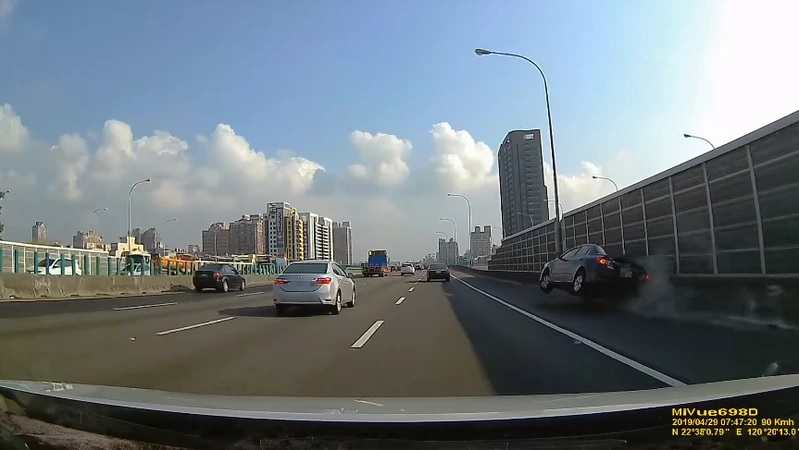
#> input picture OpenCV/line_detect_test/images/highway.jpg, 799 x 450 px
$ python 11-6.py
#> lines starting #> are read from the running program, lines starting #| are printed output that depends on the picture; after the words box and inside, x2 and y2 are one past the last pixel; in counts of white or black regions, pixels touching at a corner belong together; long printed decimals are rounded
### OpenCV/line_detect_test/autocar_module.py
import cv2
import numpy as np

def get_edge(img):
    gray = cv2.cvtColor(img, cv2.COLOR_BGR2GRAY)    # 灰階處理
    blur = cv2.GaussianBlur(gray, (13, 13), 0)        # 高斯模糊
    canny = cv2.Canny(blur, 20, 60)                # 邊緣偵測
    return canny

def get_roi(img):
    mask = np.zeros_like(img)          # 全黑遮罩
    points = np.array([[[351,342],[399,292],[473,283],[671,376]]])
    cv2.fillPoly(mask, points, 255)    # 多邊三角形
    roi = cv2.bitwise_and(img, mask)
    return roi

def draw_lines(img, lines):                 # 建立自訂函式
    for line in lines:
        points = line.reshape(4,)       # 降成一維 shape = (4,)
        x1, y1, x2, y2 = points         # 取出直線座標
        cv2.line(img,                   # 繪製直線
                 (x1, y1), (x2, y2),
                 (0, 0, 255), 3)
    return img

# [36 lines left out: functions get_avglines, get_sublines, not called in this run]

### OpenCV/line_detect_test/11-6.py
import cv2
import autocar_module as m
import numpy as np

def get_avglines(lines):
    if lines is None:                   # 如果有找到線段
        print('偵測不到直線線段')
        return None
    #-----↓先依斜率分到左組或右組↓
    lefts = []
    rights = []
    for line in lines:
        points = line.reshape(4,)
        x1, y1, x2, y2 = points
        slope, b = np.polyfit((x1, x2), (y1, y2), 1)  # y = slope*x + b
        # print(f'y = {slope} x + {b}')  #若有需要可將斜率與截距印出
        if slope > 0:   # 斜率 > 0, 右邊的直線函數
            rights.append([slope, b])  # 以 list 存入
        else:       # 斜率 < 0, 左邊的直線函數
            lefts.append([slope, b])  # 以 list 存入

    print("rigths",rights)
    print("left",lefts)
    #-----↓再計算左組與右組的平圴線↓
    if rights and lefts:     # 必須同時有左右兩邊的直線函數
        right_avg = np.average(rights, axis=0)    # 取得右邊的平均直線
        left_avg = np.average(lefts, axis=0)      # 取得左邊的平均直線
        return np.array([right_avg, left_avg])
    else:
        print('無法同時偵測到左右邊緣')
        return None

def get_sublines(img, avglines):
	sublines = []					# 用於儲存線段座標
	for line in avglines:		# 一一取出所有直線函數
		slope, b = line		    # y = slope*x + b
		y1 = img.shape[0]		# 影像高度 (即影像的最底部位
		y2 = int(y1*(0.63))		# 取影像高度的 3/5 位置為線段
		x1 = int((y1 - b) / slope)	# x = (y-b/m), 取得線段 x 座標
		x2 = int((y2 - b) / slope)
		sublines.append([x1, y1, x2, y2])	# 座標存入串列中
	return np.array(sublines)		# 將串列轉為陣列回傳

#-------------------------------------------------------------#
input="./images/highway.jpg"
img = cv2.imread(input)            # 讀取圖片
#> img is the input picture: shape (450, 799, 3); mean B, G, R 128.8, 122.6, 112.6
edge = m.get_edge(img)                  # 邊緣偵測
#> in get_edge, `gray = cv2.cvtColor(img, cv2.COLOR_BGR2GRAY)`:
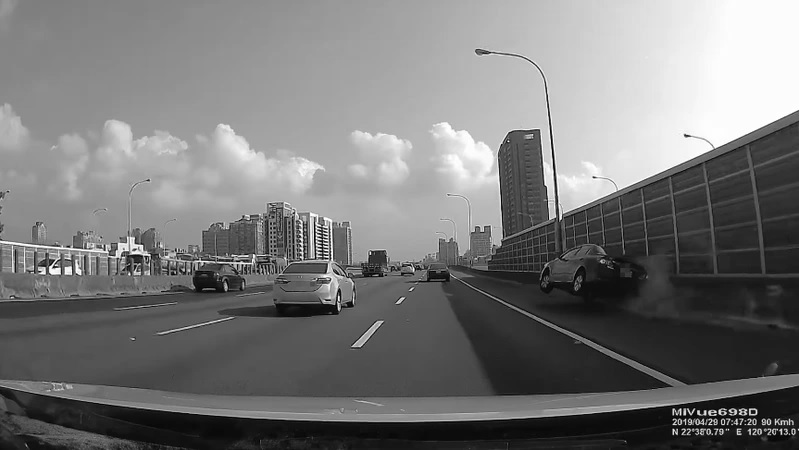
#> gray: shape (450, 799); min 0, max 255, mean 120.3
#> in get_edge, `blur = cv2.GaussianBlur(gray, (13, 13), 0)`:
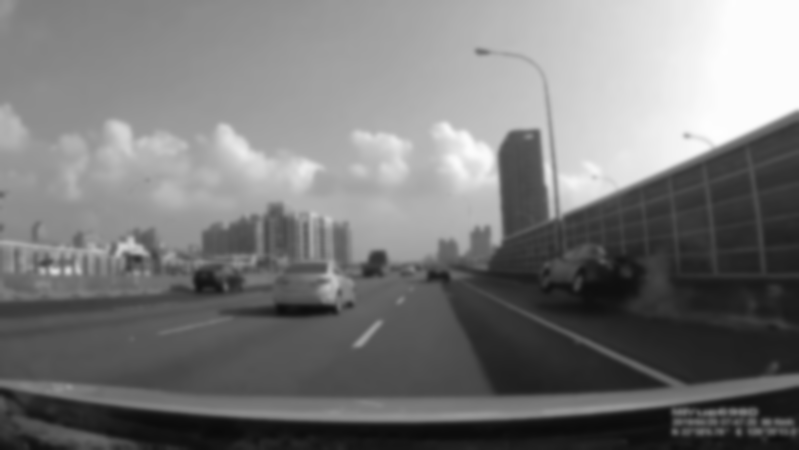
#> blur: shape (450, 799); min 10, max 254, mean 120.3
#> in get_edge, `canny = cv2.Canny(blur, 20, 60)`:
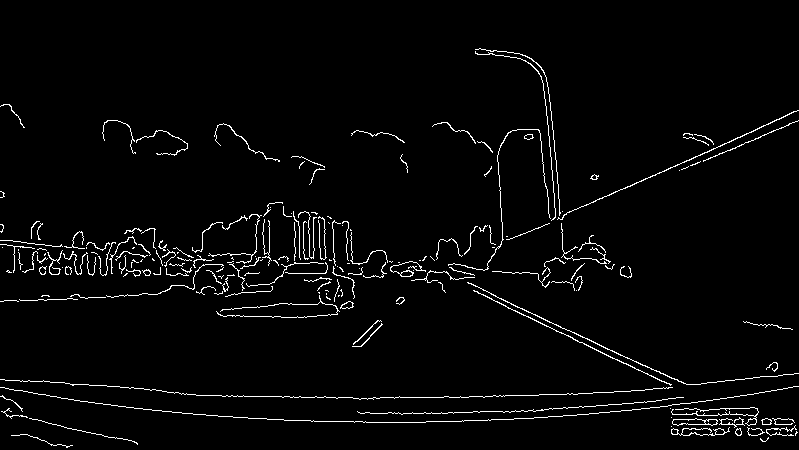
#> canny: shape (450, 799); 2.9% white in thin lines or dots, all inside (x1, y1, x2, y2) = (0, 48, 799, 448)
roi = m.get_roi(edge)                   # 取得 ROI
#> in get_roi, `cv2.fillPoly(mask, points, 255)`:
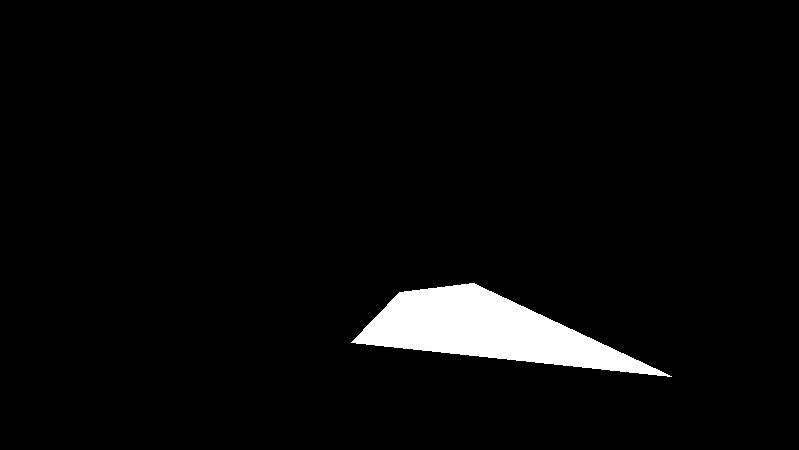
#> mask: shape (450, 799); 3.7% white; 1 white region, box (x1, y1, x2, y2) and area: (351, 283, 672, 377) 13470
#> in get_roi, `roi = cv2.bitwise_and(img, mask)`:
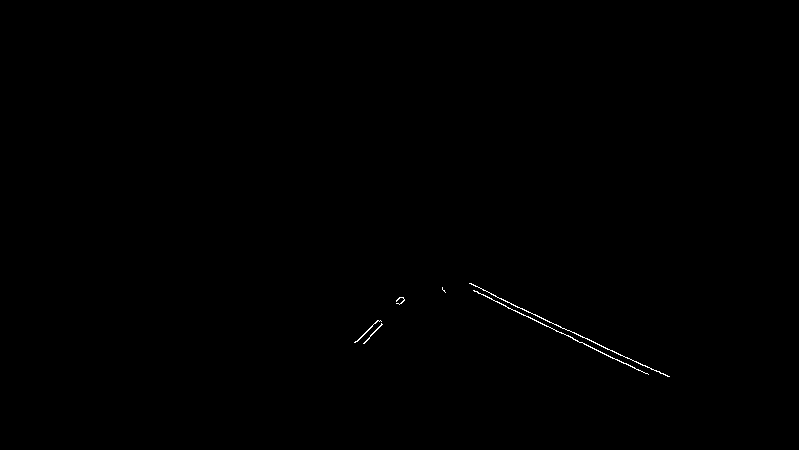
#> roi: shape (450, 799); 0.17% white in thin lines or dots, all inside (x1, y1, x2, y2) = (354, 283, 670, 377)
lines = cv2.HoughLinesP(image=roi,     # Hough 轉換取得線段座標陣列
                        rho=5,
                        theta=np.pi/180,
                        threshold=60,
                        minLineLength=20,
                        maxLineGap=50)
#> lines = [[545, 320, 669, 376], [523, 315, 648, 374], [473, 290, 497, 301], [552, 323, 595, 342], [469, 283, 526, 316], [475, 285, 549, 327], [501, 299, 524, 309], [497, 302, 541, 317], [357, 341, 401, 297]]
avglines = get_avglines(lines)          # 取得左右 2 條平均線方程式
#> the loop in get_avglines, `for line in lines:` made 9 passes
#> (x1, y1, x2, y2, slope, b) on passes 1 to 9: (545, 320, 669, 376, 0.452, 73.87), (523, 315, 648, 374, 0.472, 68.14), (473, 290, 497, 301, 0.458, 73.21), (552, 323, 595, 342, 0.442, 79.09), (469, 283, 526, 316, 0.579, 11.47), (475, 285, 549, 327, 0.568, 15.41), (501, 299, 524, 309, 0.435, 81.17), (497, 302, 541, 317, 0.341, 132.6), (357, 341, 401, 297, -1, 698)
#> after the loop in get_avglines, `for line in lines:`: lefts = [[-1, 698]]; rights = [[0.452, 73.87], [0.472, 68.14], [0.458, 73.21], [0.442, 79.09], [0.579, 11.47], [0.568, 15.41], [0.435, 81.17], [0.341, 132.6]]
#| rigths [[0.4516, 73.871], [0.472, 68.144], [0.4583, 73.208], [0.4419, 79.093], [0.5789, 11.474], [0.5676, 15.405], [0.4348, 81.174], [0.3409, 132.568]]
#| left [[-1, 698.000]]
#> in get_avglines, `right_avg = np.average(rights, axis=0)`: right_avg = [0.468, 66.87]
#> in get_avglines, `left_avg = np.average(lefts, axis=0)`: left_avg = [-1, 698]
#> avglines = [[0.468, 66.87], [-1, 698]]
if avglines is not None:
    lines = get_sublines(img, avglines) # 取得要畫出的左右 2 條線段
#> the loop in get_sublines, `for line in avglines:` made 2 passes
#> (slope, b, y1, y2, x1, x2) on passes 1 to 2: (0.468, 66.87, 450, 283, 818, 461), (-1, 698, 450, 283, 247, 414)
#> after the loop in get_sublines, `for line in avglines:`: sublines = [[818, 450, 461, 283], [247, 450, 414, 283]]
#> lines = [[818, 450, 461, 283], [247, 450, 414, 283]]
    img = m.draw_lines(img, lines)      # 畫出線段
#> the loop in draw_lines, `for line in lines:` made 2 passes
#> after the loop in draw_lines, `for line in lines:`:
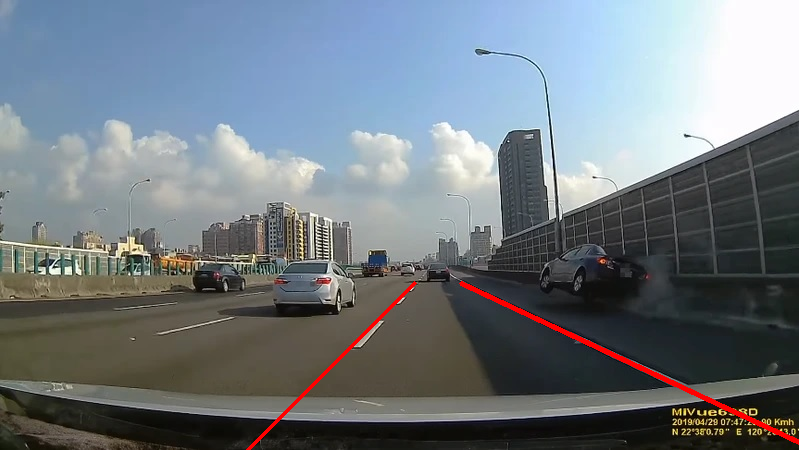
#> img: shape (450, 799, 3); 0.76% of pixels changed, all inside (x1, y1, x2, y2) = (246, 281, 799, 450)
    cv2.imshow('Line', img)
    cv2.waitKey(0)
    cv2.destroyAllWindows()
